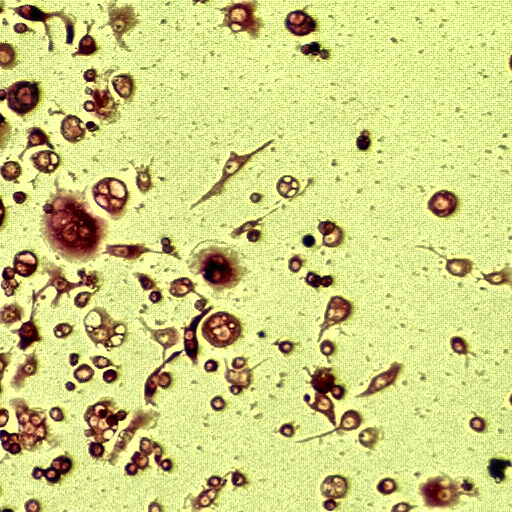
#> input picture sample_data/public_example/input_image.tif, 512 x 512 px
$ python -i preprocessing.py   (imports and definitions only)
#> lines starting #> are read from the running program, lines starting #| are printed output that depends on the picture
#> further down, picture is the input picture: shape (512, 512, 3); mean B, G, R 130.5, 208.5, 207.4
"""Deterministic image preprocessing used by the CHANA V9 pipeline."""

from __future__ import annotations

import cv2
import numpy as np

IMAGENET_MEAN = np.array([0.485, 0.456, 0.406], dtype=np.float32)
IMAGENET_STD = np.array([0.229, 0.224, 0.225], dtype=np.float32)


def normalize_preprocessed_rgb(
    image: np.ndarray,
    size: tuple[int, int] = (512, 512),
    input_order: str = "bgr",
) -> np.ndarray:
    """Normalize an already V9-preprocessed RGB image for model input."""
    if image.ndim != 3 or image.shape[2] != 3:
        raise ValueError("image must have shape (height, width, 3)")
    if input_order not in {"bgr", "rgb"}:
        raise ValueError("input_order must be 'bgr' or 'rgb'")
    image_u8 = np.clip(image, 0, 255).astype(np.uint8, copy=False)
    rgb = cv2.cvtColor(image_u8, cv2.COLOR_BGR2RGB) if input_order == "bgr" else image_u8
    rgb = cv2.resize(rgb, size, interpolation=cv2.INTER_AREA)
    scaled = rgb.astype(np.float32) / 255.0
    return (scaled - IMAGENET_MEAN) / IMAGENET_STD


def preprocess_v9(
    image: np.ndarray,
    size: tuple[int, int] = (512, 512),
    input_order: str = "bgr",
) -> np.ndarray:
    """Apply the V9 LAB/CLAHE/top-hat and ImageNet-normalization pipeline.

    Parameters
    ----------
    image:
        Three-channel uint8-like image.
    size:
        Output ``(width, height)``. The historical experiments used 512 × 512.
    input_order:
        ``"bgr"`` for an OpenCV-loaded image or ``"rgb"`` otherwise.
    """
#> called with size = (512, 512), input_order = 'bgr'
    if image.ndim != 3 or image.shape[2] != 3:
        raise ValueError("image must have shape (height, width, 3)")
    if input_order not in {"bgr", "rgb"}:
        raise ValueError("input_order must be 'bgr' or 'rgb'")

    image_u8 = np.clip(image, 0, 255).astype(np.uint8, copy=False)
    rgb = cv2.cvtColor(image_u8, cv2.COLOR_BGR2RGB) if input_order == "bgr" else image_u8
    rgb = cv2.resize(rgb, size, interpolation=cv2.INTER_AREA)

    lab = cv2.cvtColor(rgb, cv2.COLOR_RGB2LAB)
#> lab: shape (512, 512, 3); mean of channels 0, 1, 2 207.8, 116.8, 166.5
    lightness, channel_a, channel_b = cv2.split(lab)
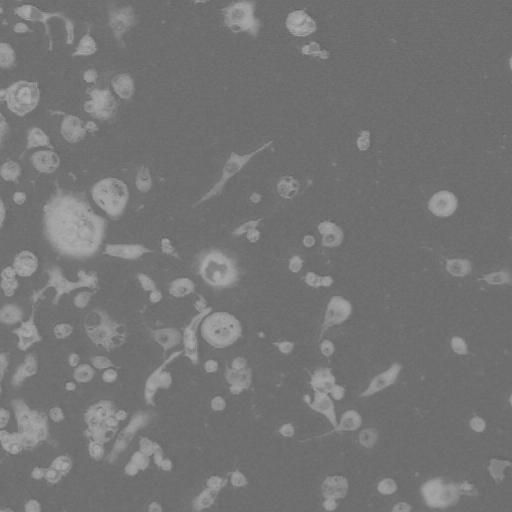
#> channel_a: shape (512, 512); min 96, max 175, mean 116.8
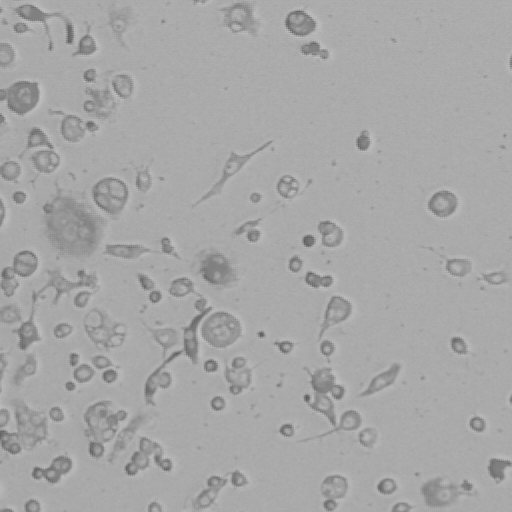
#> channel_b: shape (512, 512); min 91, max 197, mean 166.5
    clahe = cv2.createCLAHE(clipLimit=2.0, tileGridSize=(8, 8))
    lightness_clahe = clahe.apply(lightness)
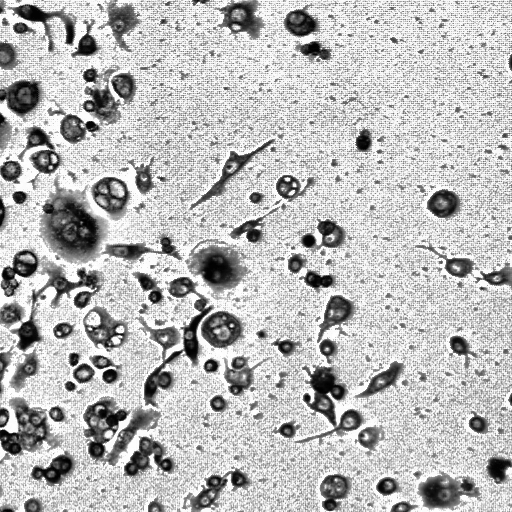
#> lightness_clahe: shape (512, 512); min 0, max 255, mean 186.3
    kernel = cv2.getStructuringElement(cv2.MORPH_ELLIPSE, (15, 15))
    nuclei_map = cv2.morphologyEx(lightness_clahe, cv2.MORPH_TOPHAT, kernel)
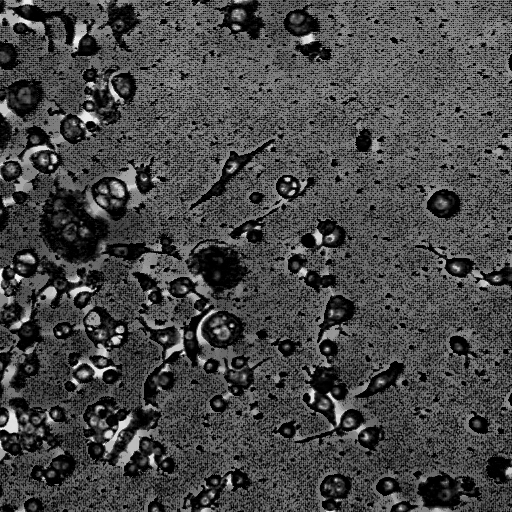
#> nuclei_map: shape (512, 512); min 0, max 250, mean 71.5
    enhanced = cv2.addWeighted(lightness_clahe, 1.0, nuclei_map, 0.8, 0.0)
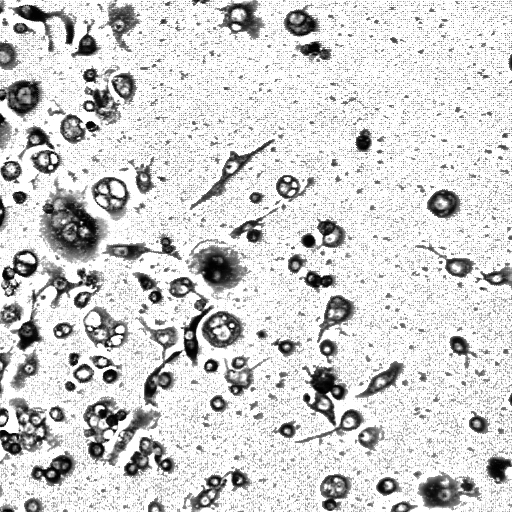
#> enhanced: shape (512, 512); min 0, max 255, mean 208.4
    processed_rgb = cv2.cvtColor(
        cv2.merge((enhanced, channel_a, channel_b)), cv2.COLOR_LAB2RGB
    )
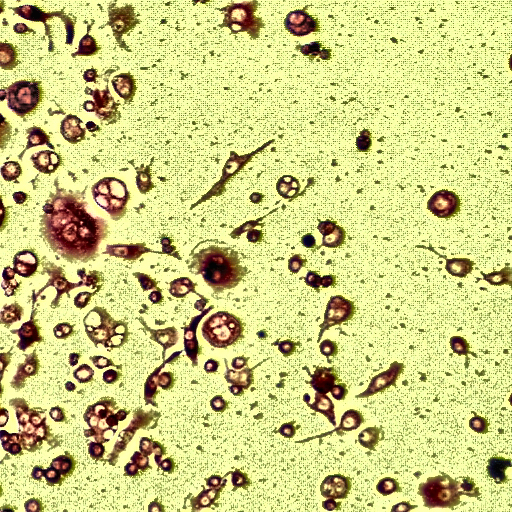
#> processed_rgb: shape (512, 512, 3); mean R, G, B 207.9, 206.2, 131.9

    scaled = processed_rgb.astype(np.float32) / 255.0
    return (scaled - IMAGENET_MEAN) / IMAGENET_STD
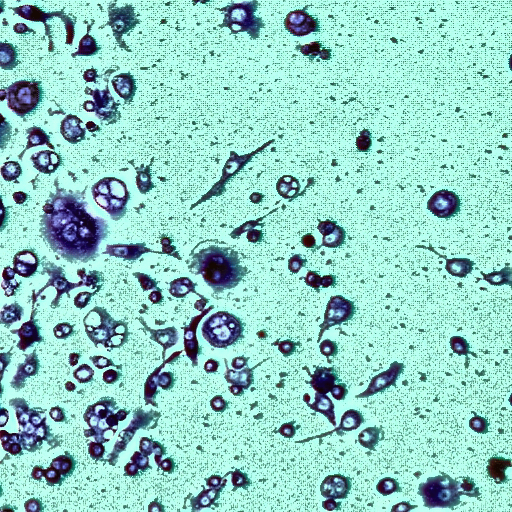
#> returned value: shape (512, 512, 3) float32; mean of channels 0, 1, 2 1.44, 1.57, 0.495; drawn with min black and max white

>>> import cv2
>>> picture = cv2.imread('../../sample_data/public_example/input_image.tif')
>>> result = preprocess_v9(picture)
